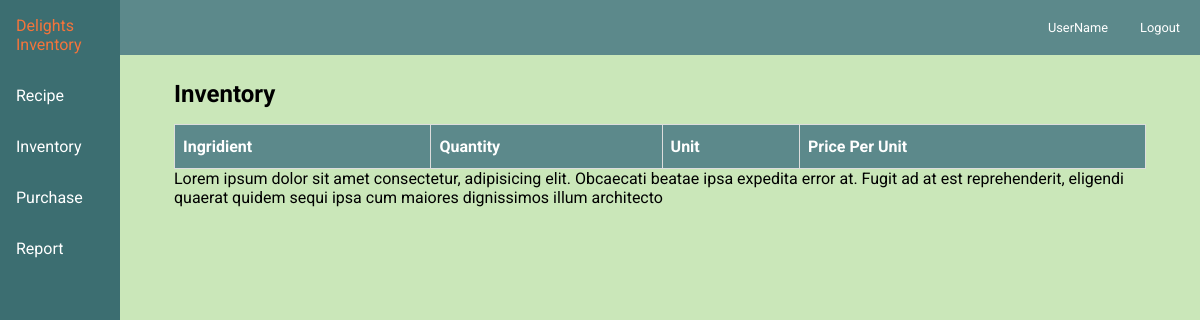
The app's page /inventory/, older data.
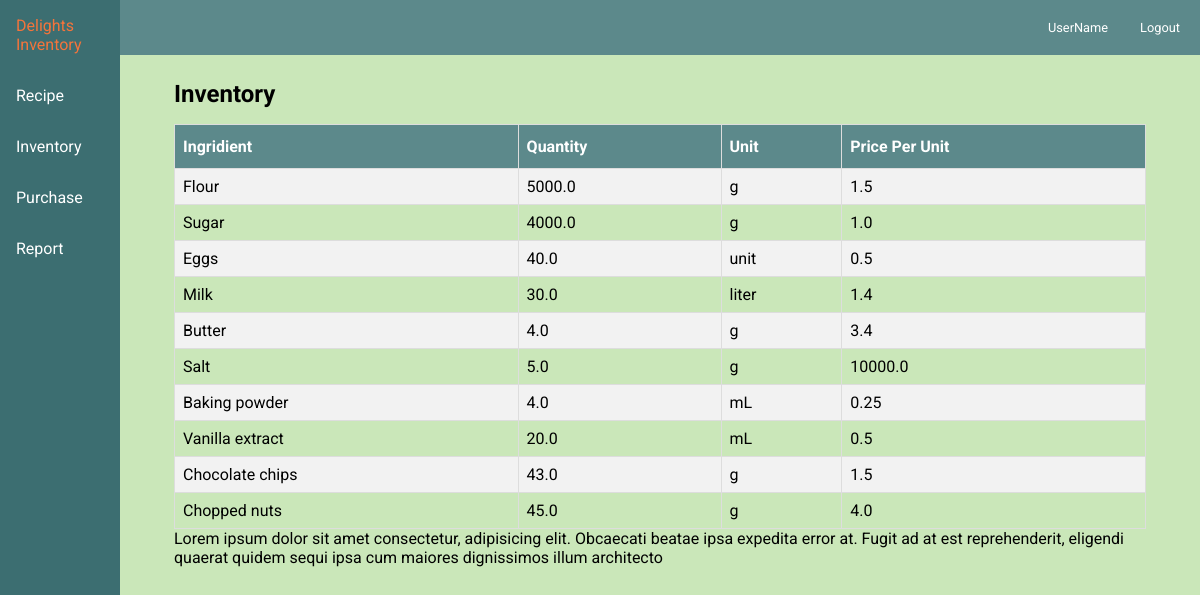
The same page, newer data.
### inventory/models.py (models this page shows, shortened)
class Ingredient(models.Model):
    name = models.CharField(max_length=100, unique=True)
    quantity = models.FloatField(default=0)
    unit = models.CharField(max_length=100)
    price_unit = models.FloatField(default=0.00)

### inventory/views.py (the view)
# urls.py: path('inventory/', views.InventoryView.as_view(), name='inventory'),
class InventoryView(ListView):
    template_name = 'inventory/inventory.html'
    model = Ingredient

### templates/inventory/inventory.html
{% extends 'base.html' %}
{% load static %}
{% block stylefile %}
<link rel="stylesheet" href="{% static 'home.css' %}">
{% endblock stylefile %}
{% block content %}
<h2 class='page-title'>Inventory</h2>
<table id="inventory">
    <tr>
        <th>Ingridient</th>
        <th>Quantity</th>
        <th>Unit</th>
        <th>Price Per Unit</th>
    </tr>
    {% for ingredient in object_list %}
    <tr>
        <td>{{ ingredient.name }}</td>
        <td>{{ ingredient.quantity }}</td>
        <td>{{ ingredient.unit }}</td>
        <td>{{ ingredient.price_unit }}</td>
    </tr>
    {% endfor %}
</table>
<p>Lorem ipsum dolor sit amet consectetur, adipisicing elit. Obcaecati beatae ipsa expedita error at. Fugit ad at est reprehenderit, eligendi quaerat quidem sequi ipsa cum maiores dignissimos illum architecto</p>
{% endblock %}

### templates/base.html (shortened to what this page needs)
{% load static %}
<!DOCTYPE html>
<html>
  <head>
    <link rel="stylesheet" href="{% static 'base.css' %}">
    {% block stylefile %}{% endblock stylefile %}
  </head>
  <body>
    <div class="wrapper">
      <aside>
          <div class="logo">
              <p><a href="{% url 'home' %}">Delights Inventory</a></p>
          </div>
        <ul>
          <li><a href="{% url 'recipes' %}">Recipe</a></li>
          <li><a href="{% url 'inventory' %}">Inventory</a></li>
          <li><a href="{% url 'purchase' %}">Purchase</a></li>
          <li><a href="{% url 'report' %}">Report</a></li>
        </ul>
      </aside>
      <main>
        <div class="wrapper_inner">
          <ul class="navbar">
              <li><a href="#">UserName</a></li>
              <li><a href="#">Logout</a></li>
          </ul>
          <div class="content">
          {% block content %}
          {% endblock %}
        </div>
      </main>
    </div>
  </body>
</html>

### static/base.css (style rules this page uses)
* { margin: 0; padding: 0; box-sizing: border-box; }
body { font-family: 'Roboto', sans-serif; background-color: #CAE7B9; }
a { text-decoration: none; color: inherit; }
body { overflow: hidden; height: 100vh; }
main { overflow-y: auto; }
ul { list-style: none; display: flex; flex-direction: column; gap: 2rem; }
li { color: #fff; }
aside { background: #3C6E71; flex: 1 0 10%; padding: 1rem; z-index: 1; }
.wrapper { display: flex; height: 100%; }
.wrapper_inner { width: 100%; }
.logo { color: #F4743B; margin-bottom: 2rem; }
.navbar { position: fixed; top: 0; left: 0; z-index: 0; width: 100%; font-size: 0.8rem; display: flex; flex-direction: row; justify-content:flex-end; padding: 20px; background-color: #5c898b; }
.content { width: 90%; margin: 0px auto; margin-top: 2rem; padding-top: 3rem; }
#inventory { border-collapse: collapse; width: 100%; }
#inventory td, #inventory th { border: 1px solid #ddd; padding: 8px; }
#inventory tr:nth-child(even) { background-color: #f2f2f2; }
#inventory th { padding-top: 12px; padding-bottom: 12px; text-align: left; background-color: #5c898b; color: white; }
.page-title { padding-bottom: 1rem }

Row changes from the older to the newer data that the page shows:
added Ingredient: name "Flour", quantity "5000.0", unit "g", price_unit "1.5"
added Ingredient: name "Sugar", quantity "4000.0", unit "g", price_unit "1.0"
added Ingredient: name "Eggs", quantity "40.0", unit "unit", price_unit "0.5"
added Ingredient: name "Milk", quantity "30.0", unit "liter", price_unit "1.4"
added Ingredient: name "Butter", quantity "4.0", unit "g", price_unit "3.4"
added Ingredient: name "Salt", quantity "5.0", unit "g", price_unit "10000.0"
added Ingredient: name "Baking powder", quantity "4.0", unit "mL", price_unit "0.25"
added Ingredient: name "Vanilla extract", quantity "20.0", unit "mL", price_unit "0.5"
added Ingredient: name "Chocolate chips", quantity "43.0", unit "g", price_unit "1.5"
added Ingredient: name "Chopped nuts", quantity "45.0", unit "g", price_unit "4.0"
